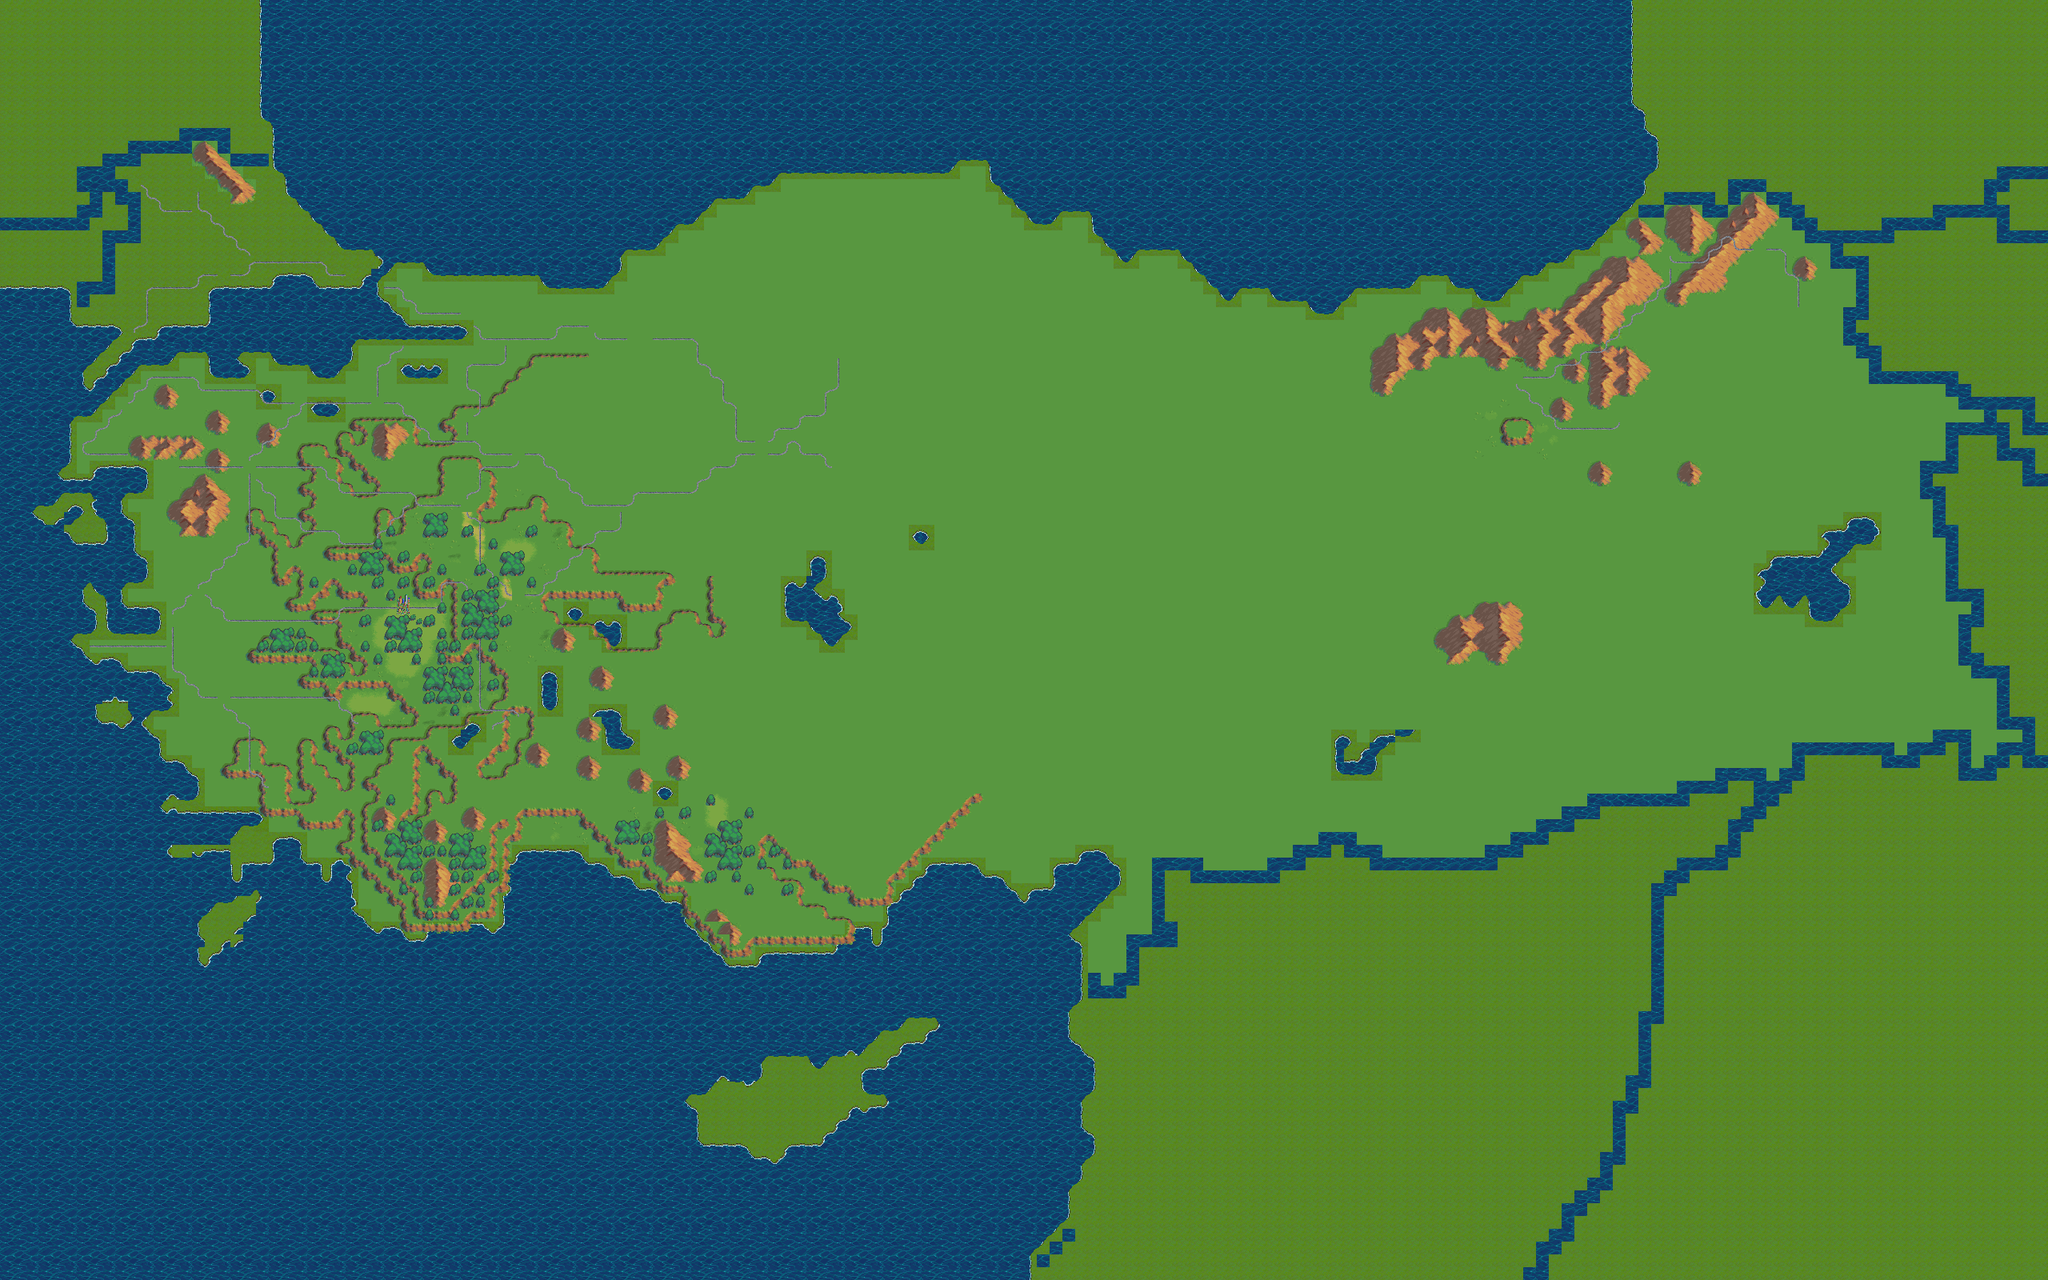

This game map was drawn from its Tiled (.tmx) file and the tilesets committed beside it. A one-line description and the trimmed map source follow:
An orthogonal 160x100 tile map with 16x16 px tiles, 6 tile layers (Sea, Land, Cities, Mountains, ...), 2 hidden layers not drawn, 2 tilesets.

<map version="1.5" tiledversion="1.7.2" orientation="orthogonal" renderorder="right-down" width="160" height="100" tilewidth="16" tileheight="16" infinite="0" nextlayerid="10" nextobjectid="1">
 <tileset firstgid="1" source="overworld.tsx" />
 <tileset firstgid="769" source="tileset/turkey/turkey-tileset.tsx" />
 <layer id="6" name="Sea" width="160" height="100">
  <data>[16000 cells, 16000 non-empty, 9 distinct tile ids]</data>
 </layer>
 <layer id="3" name="Land" width="160" height="100">
  <data>[16000 cells, 11291 non-empty, 54 distinct tile ids]</data>
 </layer>
 <layer id="7" name="Cities" width="160" height="100">
  <data>[16000 cells, 81 non-empty, 3 distinct tile ids]</data>
 </layer>
 <layer id="5" name="Mountains" width="160" height="100">
  <data>[16000 cells, 950 non-empty, 50 distinct tile ids]</data>
 </layer>
 <layer id="4" name="Roads" width="160" height="100">
  <data>[16000 cells, 418 non-empty, 8 distinct tile ids]</data>
 </layer>
 <layer id="9" name="Forests" width="160" height="100">
  <data>[16000 cells, 156 non-empty, 9 distinct tile ids]</data>
 </layer>
 <imagelayer id="2" name="geographic" visible="0" opacity="0.95">
  <image source="turkey-physical.jpg" width="2560" height="1600" />
 </imagelayer>
 <imagelayer id="8" name="topographic" visible="0" opacity="0.72">
  <image source="maps/turkey-topographic.jpg" width="2560" height="1600" />
 </imagelayer>
</map>